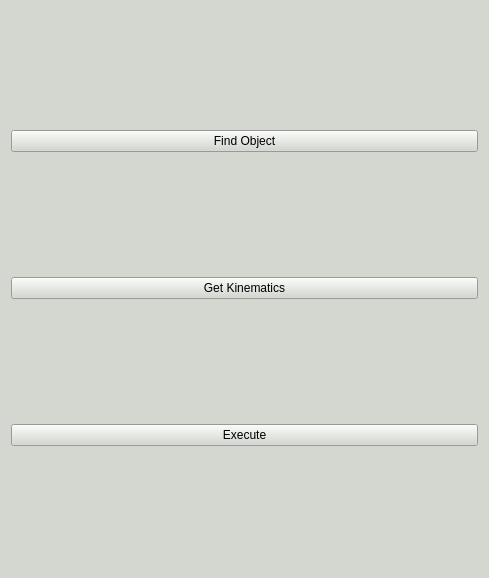
<?xml version="1.0" encoding="UTF-8"?>
<ui version="4.0">
 <class>Form</class>
 <widget class="QWidget" name="Form">
  <property name="geometry">
   <rect>
    <x>0</x>
    <y>0</y>
    <width>489</width>
    <height>578</height>
   </rect>
  </property>
  <property name="windowTitle">
   <string>Form</string>
  </property>
  <property name="styleSheet">
   <string notr="true">background-color: rgb(211, 215, 207);</string>
  </property>
  <layout class="QVBoxLayout" name="verticalLayout">
   <item>
    <widget class="QPushButton" name="pushButton">
     <property name="text">
      <string>Find Object</string>
     </property>
    </widget>
   </item>
   <item>
    <widget class="QPushButton" name="pushButton_2">
     <property name="text">
      <string>Get Kinematics</string>
     </property>
    </widget>
   </item>
   <item>
    <widget class="QPushButton" name="pushButton_3">
     <property name="text">
      <string>Execute</string>
     </property>
    </widget>
   </item>
  </layout>
 </widget>
 <resources/>
 <connections/>
</ui>
